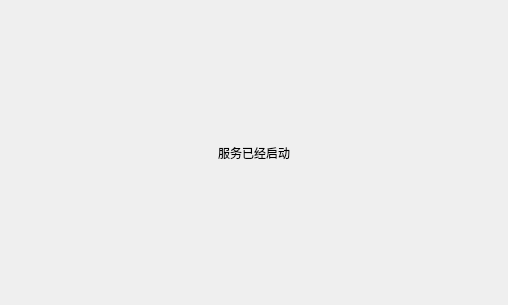
<?xml version="1.0" encoding="UTF-8"?>
<ui version="4.0">
 <class>Widget</class>
 <widget class="QWidget" name="Widget">
  <property name="geometry">
   <rect>
    <x>0</x>
    <y>0</y>
    <width>508</width>
    <height>305</height>
   </rect>
  </property>
  <property name="windowTitle">
   <string>Widget</string>
  </property>
  <layout class="QVBoxLayout" name="verticalLayout">
   <item>
    <spacer name="verticalSpacer">
     <property name="orientation">
      <enum>Qt::Vertical</enum>
     </property>
     <property name="sizeHint" stdset="0">
      <size>
       <width>20</width>
       <height>113</height>
      </size>
     </property>
    </spacer>
   </item>
   <item>
    <widget class="QLabel" name="label">
     <property name="styleSheet">
      <string notr="true">font: 20pt &quot;微软雅黑&quot;;</string>
     </property>
     <property name="text">
      <string>服务已经启动</string>
     </property>
     <property name="alignment">
      <set>Qt::AlignCenter</set>
     </property>
    </widget>
   </item>
   <item>
    <spacer name="verticalSpacer_2">
     <property name="orientation">
      <enum>Qt::Vertical</enum>
     </property>
     <property name="sizeHint" stdset="0">
      <size>
       <width>20</width>
       <height>112</height>
      </size>
     </property>
    </spacer>
   </item>
  </layout>
 </widget>
 <resources/>
 <connections/>
</ui>
